Frame 1 (no input): blank canvas, image omitted
Frame 60 (the mouse pressed at the canvas centre just before this capture): blank canvas, image omitted
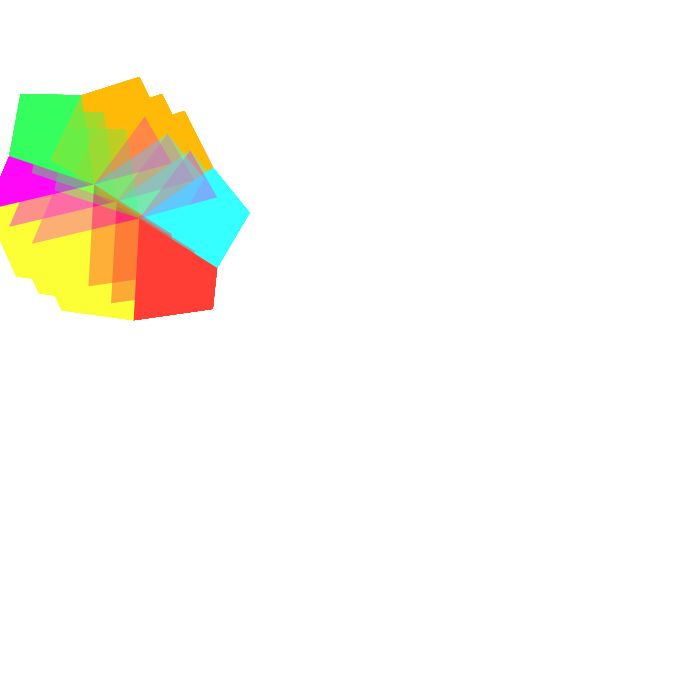
Frame 120 (the mouse held since frame 60 and released just before this capture)

The Processing sketch whose frames 1 and 60 were blank and that drew this single picture after the mouse press (run headless with seeded random() and noise(); from frame 60 on, the mouse is pressed at the canvas centre):

// Processing sketch: processing_86627
// ── processing_86627.pde

void setup()
{
// taille
size(700,700);
background(255);
}
 
void draw()
{
 
// Toujours centrer
// translate(width/2, height/2);
 
if (mousePressed) {
// option de tourner sur soi meme la forme
 
pushMatrix();
noStroke();

translate(mouseX,mouseY);
rotate(3);
pushMatrix();
translate(130, 150);
fill(255, 184, 3, 50);
quad(20, 130, 80, 120, 120, 60, 80, 30); // Orange 1
 
fill(52, 255, 90, 50);
triangle(80, 30, 140, 130, 80, 120); // Vert
 
// Extensions - droit
fill(52, 255, 90, 50);
triangle(80, 30, 140, 130, 160, 70); // Vert
fill(255, 3, 243, 50);
beginShape();
vertex(80, 30);
vertex(190, 20);
vertex(160, 70);
vertex(80, 30);
vertex(0, 40);
vertex(20, 90);
vertex(80, 30);
endShape(CLOSE);// Violet
 
// Extensions - gauche
fill(255, 184, 3, 50);
triangle(80, 30, 20, 130, 0, 70); // Orange
fill(52, 255, 253, 50);
triangle(80, 30, 0, 70, -30, 20); // Bleu
fill(52, 255, 253, 50);
triangle(80, 30, -30, 20, 10, -30); // Bleu
 
fill(255, 62, 52, 50);
quad(80, 30, 10, -30, 20, -70, 100, -70); // Rouge
 
fill(251, 255, 52, 50);
quad(80, 30, 100, -70, 170, -50, 190, 20); // Jaune
popMatrix();
 
//Répétition
pushMatrix();
translate(110, 130);
fill(255, 184, 3, 50);
quad(20, 130, 80, 120, 120, 60, 80, 30); // Orange 1
 
fill(52, 255, 90, 50);
triangle(80, 30, 140, 130, 80, 120); // Vert
 
// Extensions - droit
fill(52, 255, 90, 50);
triangle(80, 30, 140, 130, 160, 70); // Vert
fill(255, 3, 243, 50);
beginShape();
vertex(80, 30);
vertex(190, 20);
vertex(160, 70);
vertex(80, 30);
vertex(0, 40);
vertex(20, 90);
vertex(80, 30);
endShape(CLOSE);// Violet
 
// Extensions - gauche
fill(255, 184, 3, 50);
triangle(80, 30, 20, 130, 0, 70); // Orange
fill(52, 255, 253, 50);
triangle(80, 30, 0, 70, -30, 20); // Bleu
fill(52, 255, 253, 50);
triangle(80, 30, -30, 20, 10, -30); // Bleu
 
fill(255, 62, 52, 50);
quad(80, 30, 10, -30, 20, -70, 100, -70); // Rouge
 
fill(251, 255, 52, 50);
quad(80, 30, 100, -70, 170, -50, 190, 20); // Jaune
popMatrix();
 
//Répétition
pushMatrix();
translate(150, 170);
fill(255, 184, 3, 50);
quad(20, 130, 80, 120, 120, 60, 80, 30); // Orange 1
 
fill(52, 255, 90, 50);
triangle(80, 30, 140, 130, 80, 120); // Vert
 
// Extensions - droit
fill(52, 255, 90, 50);
triangle(80, 30, 140, 130, 160, 70); // Vert
fill(255, 3, 243, 50);
beginShape();
vertex(80, 30);
vertex(190, 20);
vertex(160, 70);
vertex(80, 30);
vertex(0, 40);
vertex(20, 90);
vertex(80, 30);
endShape(CLOSE);// Violet
 
// Extensions - gauche
fill(255, 184, 3, 50);
triangle(80, 30, 20, 130, 0, 70); // Orange
fill(52, 255, 253, 50);
triangle(80, 30, 0, 70, -30, 20); // Bleu 1
fill(52, 255, 253, 50);
triangle(80, 30, -30, 20, 10, -30); // Bleu
 
fill(255, 62, 52, 50);
quad(80, 30, 10, -30, 20, -70, 100, -70); // Rouge
fill(251, 255, 52, 50);
quad(80, 30, 100, -70, 170, -50, 190, 20); // Jaune
popMatrix();

 
popMatrix();
 
}
}
